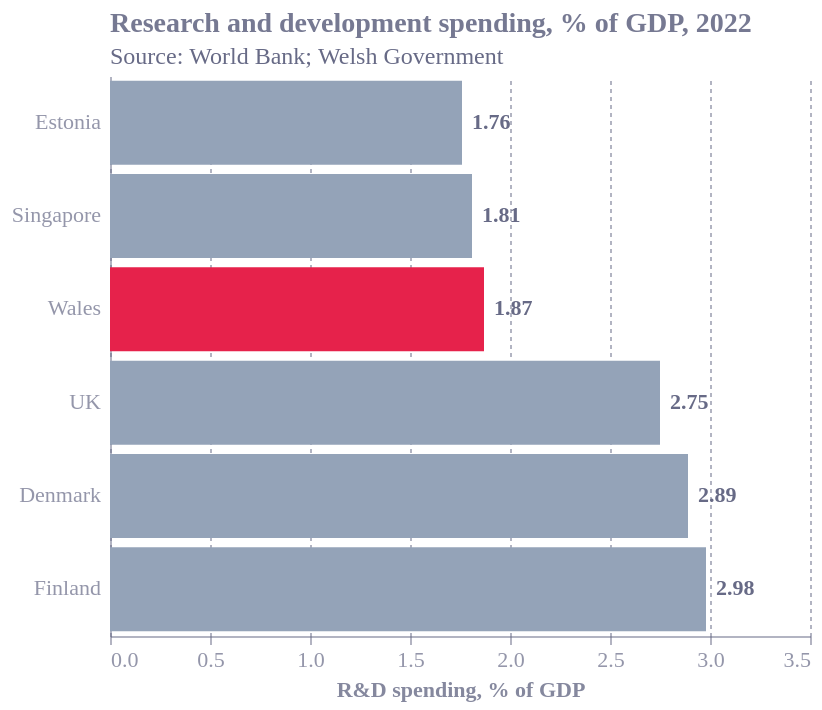

The specification (Vega-Lite) saved for this image:
### Vega-Lite specification from a JSON file in a GitHub repository (floating-point values rounded to 4 significant figures)
{"config": {"font": "Circular Std", "text": {"color": "#676A86", "align": "left", "baseline": "middle", "dx": 7, "dy": 0, "fontSize": 11}, "view": {"stroke": null, "continuousWidth": 400, "continuousHeight": 300, "discreteWidth": 400, "discreteHeight": 300}, "range": {"category": ["#36B7B4", "#E6224B", "#F4C245", "#0063AF", "#00A767", "#179FDB", "#EB5C2E"], "diverging": ["#E6224B", "#E54753", "#C9C9C9", "#179FDB", "#122B39"], "heatmap": ["#C9C9C9", "#179FDB", "#0063AF", "#122B39"], "ordinal": ["#00A767", "#36B7B4", "#179FDB", "#0063AF", "#243B5A"]}, "bar": {"color": "#179fdb"}, "line": {"color": "#e6224b"}, "rule": {"color": "#676A86"}, "area": {"opacity": 0.3}, "point": {"filled": true, "size": 80, "color": "#e6224b", "opacity": 0.95}, "geoshape": {"stroke": "white", "strokeWidth": 0.3}, "rect": {"fill": "#d6d4d4", "opacity": 0.3}, "axis": {"labelColor": "#676A86", "labelFontSize": 11, "labelFont": "Circular Std", "labelOpacity": 0.7, "tickColor": "#676A86", "tickOpacity": 0.5, "domainColor": "#676A86", "domainOpacity": 0.5, "gridColor": "#676A86", "gridDash": [2, 2], "gridOpacity": 0.5, "title": null, "titleColor": "#676A86", "titleOpacity": 0.8, "tickSize": 4}, "axisXDiscrete": {"grid": false, "labelAngle": 0, "tickCount": 10, "tickOpacity": 0.5, "title": null}, "axisYDiscrete": {"ticks": false, "labelPadding": 5}, "axisXTemporal": {"grid": false, "ticks": true}, "axisXQuantitative": {"grid": true}, "axisYQuantitative": {"gridColor": "#676A86", "gridDash": [1, 5], "gridOpacity": 0.5, "ticks": false, "labelPadding": 5, "tickCount": 8, "titleAngle": 0, "titleAlign": "left", "titleBaseline": "bottom", "titleX": 0, "titleY": -5}, "title": {"color": "#676A86E6", "subtitleColor": "#676A86", "font": "Circular Std", "subtitleFont": "Circular Std", "anchor": "start", "fontSize": 14, "subtitleFontSize": 12, "subtitlePadding": 4, "offset": 0, "frame": "group"}, "legend": {"titleColor": "#122b39", "title": null, "labelColor": "#122b39", "labelFontSize": 11}}, "layer": [{"mark": {"type": "bar"}, "encoding": {"color": {"field": "hl", "legend": null, "scale": {"domain": [true, false], "range": ["#E6224B", "#94a3b8"]}, "type": "nominal"}, "x": {"field": "pct", "scale": {"domain": [0, 3.5]}, "title": "R&D spending, % of GDP", "type": "quantitative"}, "y": {"field": "place", "scale": {"domain": ["Estonia", "Singapore", "Wales", "UK", "Denmark", "Finland"]}, "title": null, "type": "nominal"}}}, {"mark": {"type": "text", "align": "left", "dx": 5, "fontWeight": "bold"}, "encoding": {"text": {"field": "label", "type": "nominal"}, "x": {"field": "pct", "scale": {"domain": [0, 3.5]}, "title": "R&D spending, % of GDP", "type": "quantitative"}, "y": {"field": "place", "scale": {"domain": ["Estonia", "Singapore", "Wales", "UK", "Denmark", "Finland"]}, "title": null, "type": "nominal"}}}], "data": {"name": "data-ec5448a0fba18e0843facdd41adc1778"}, "height": 280, "title": {"text": "Research and development spending, % of GDP, 2022", "anchor": "start", "subtitle": "Source: World Bank; Welsh Government", "subtitleColor": "#676A86"}, "width": 350, "$schema": "https://vega.github.io/schema/vega-lite/v6.4.1.json", "datasets": {"data-ec5448a0fba18e0843facdd41adc1778": [{"place": "Denmark", "pct": 2.89, "hl": false, "label": "2.89"}, {"place": "Finland", "pct": 2.98, "hl": false, "label": "2.98"}, {"place": "UK", "pct": 2.75, "hl": false, "label": "2.75"}, {"place": "Wales", "pct": 1.87, "hl": true, "label": "1.87"}, {"place": "Singapore", "pct": 1.81, "hl": false, "label": "1.81"}, {"place": "Estonia", "pct": 1.76, "hl": false, "label": "1.76"}]}}
